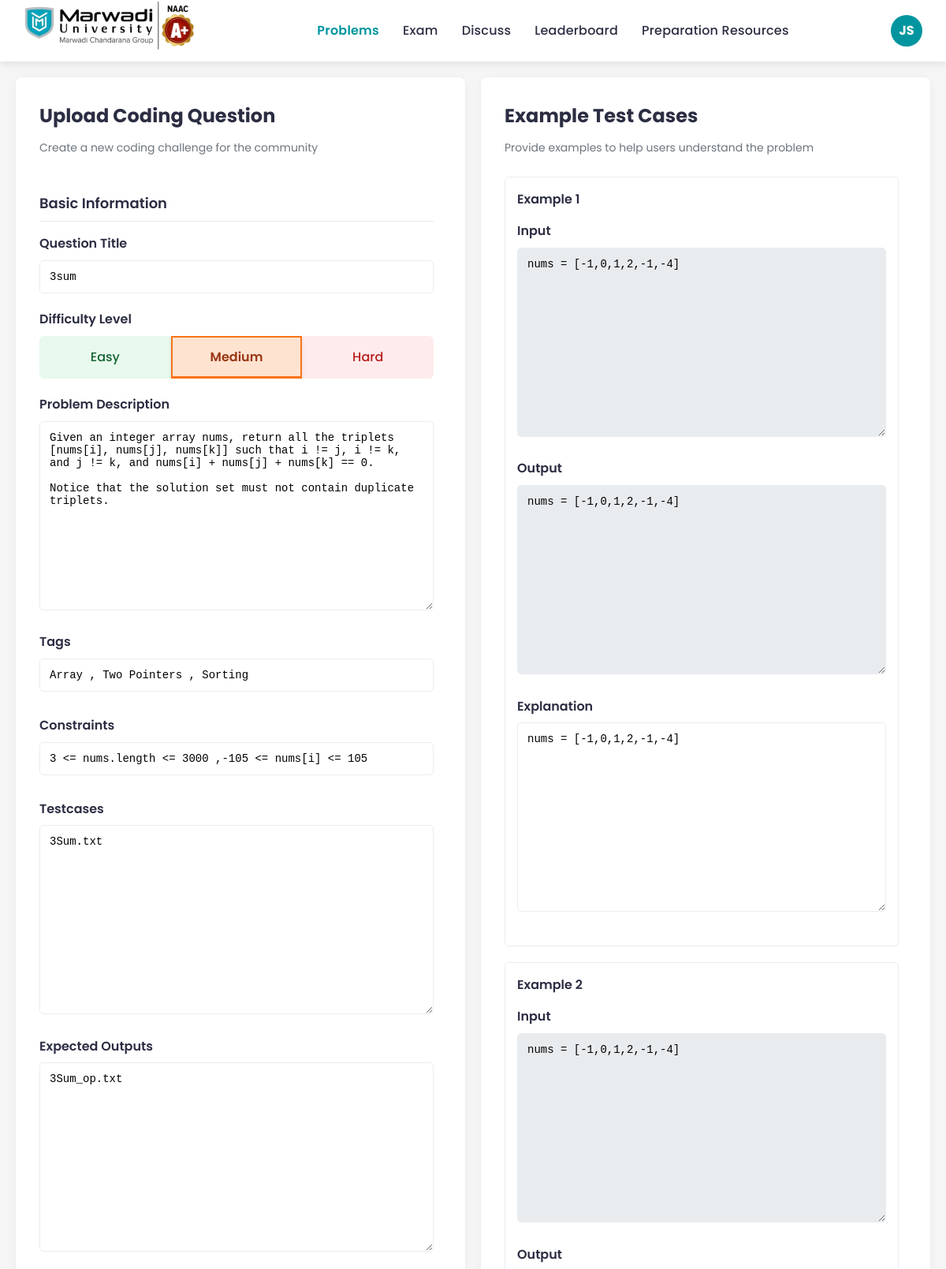
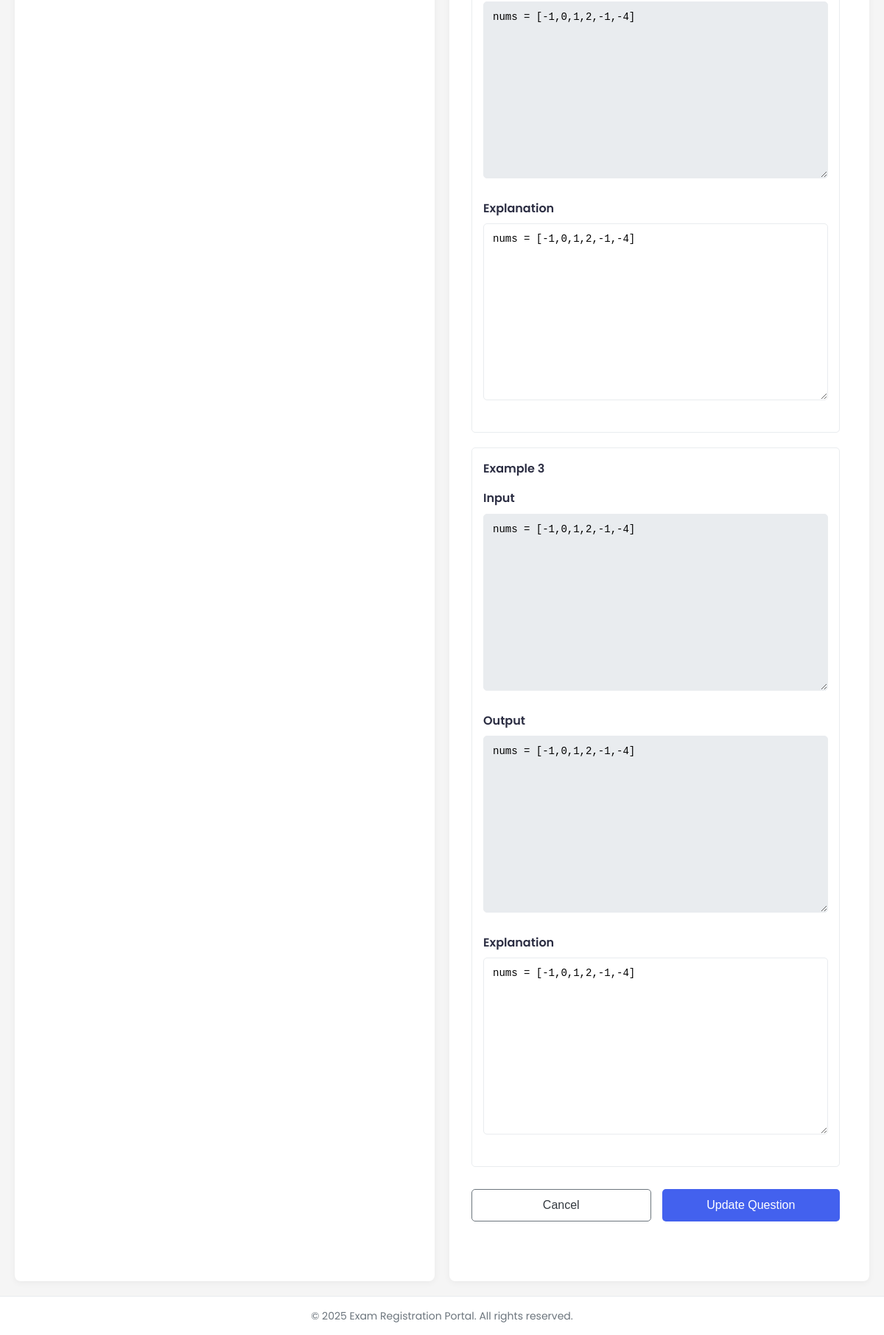
Screenshot of /view/php/question_upload.php?question_id=1 (signed in) with the database file from the repository (2 pictures, top to bottom).
### tables this page shows
CREATE TABLE `questions` (
  `question_id` int(11) NOT NULL,
  `question_title` varchar(255) NOT NULL,
  `description` text NOT NULL,
  `testcase` text NOT NULL,
  `expected_output` text NOT NULL,
  `example_testcase_1` text NOT NULL,
  `example_outcome_1` text NOT NULL,
  `explanation_1` text NOT NULL,
  `example_testcase_2` text NOT NULL,
  `example_outcome_2` text NOT NULL,
  `explanation_2` text NOT NULL,
  `example_testcase_3` text NOT NULL,
  `example_outcome_3` text NOT NULL,
  `explanation_3` text NOT NULL,
  `tags` text NOT NULL,
  `difficulty` text NOT NULL,
  `constraints` text NOT NULL
);

### view/php/question_upload.php (the view, shortened to what this page needs)
<?php
require_once '../../config/db.config.php';
$is_update = false;
if (isset($_GET['question_id'])) {
    $question_id = $_GET['question_id'];
    $is_update = true;
    $stmt = $conn->prepare("SELECT * FROM questions WHERE question_id = ?");
    $stmt->execute([$question_id]);
    $questions = $stmt->fetchAll();
    $question = $questions[0];
}
?>
<!DOCTYPE html>
<html lang="en">
<head>
    <link rel="stylesheet" href="../css/question_upload.css">
</head>
<body>
    <?php include "../../includes/header.php"?>
    <div class="container">
    <form id="questionForm" action="question_upload.php" method="POST" enctype="multipart/form-data">
            <div class="form-container">
                <div class="form-panel">
                    <div class="form-header">
                        <h1>Upload Coding Question</h1>
                        <p>Create a new coding challenge for the community</p>
                    </div>
                    <div class="scrollable-section">
                        <div class="form-section-title">Basic Information</div>
                        <div class="form-group">
                            <label class="form-label" for="title">Question Title</label>
                            <input type="text" class="form-control" id="title" name="title" placeholder="e.g., Two Sum, Palindrome Check" value="<?php echo $is_update ? htmlspecialchars($question['question_title']) : ''; ?>" required>
                        </div>
                        <div class="form-group">
                            <label class="form-label">Difficulty Level</label>
                            <div class="custom-difficulty-select">
                                <div class="custom-difficulty-option easy" data-value="Easy">Easy</div>
                                <div class="custom-difficulty-option medium selected" data-value="Medium">Medium</div>
                                <div class="custom-difficulty-option hard" data-value="Hard">Hard</div>
                            </div>
                        </div>
                        <div class="form-group">
                            <label class="form-label" for="description">Problem Description</label>
                            <textarea class="form-control" id="description" name="description" placeholder="Provide a clear description of the problem..." required><?php echo $is_update ? htmlspecialchars($question['description']) : ''; ?></textarea>
                        </div>
                        <div class="form-group tags-input">
                            <label class="form-label" for="tags">Tags</label>
                            <input type="text" class="form-control" id="tagInput"  name="tags"  placeholder="Type tag and press Enter (e.g., Arrays, Dynamic Programming)" value="<?php echo $is_update ? htmlspecialchars($question['tags']) : ''; ?>">
                        </div>
                        <div class="form-group tags-input">
                            <label class="form-label" for="tags">Constraints</label>
                            <input type="text" class="form-control" id="constraintInput"  name="constraints"  placeholder="Add Constraints Here" value="<?php echo $is_update ? htmlspecialchars($question['constraints']) : ''; ?>">
                        </div>
                        <div class="form-group">
                            <label class="form-label" for="testcases">Testcases</label>
                            <textarea class="form-control" id="testcases" name="testcases" placeholder="Enter A Testcases Here" required><?php echo $is_update ? htmlspecialchars($question['testcase']) : ''; ?></textarea>
                        </div>
                        <div class="form-group">
                            <label class="form-label" for="expected_outcome">Expected Outputs</label>
                            <textarea class="form-control" id="expected_outcome" name="expected_outcome" placeholder="Enter A Outcome Here"><?php echo $is_update ? htmlspecialchars($question['expected_output']) : ''; ?></textarea>
                        </div>
                    </div>
                </div>
                <div class="form-panel">
                    <div class="form-header">
                        <h1>Example Test Cases</h1>
                        <p>Provide examples to help users understand the problem</p>
                    </div>
                    <div class="scrollable-section">
                        <div id="examplesContainer">
                            <div class="example-container">
                                <div class="example-header">
                                    <span class="example-title">Example 1</span>
                                </div>
                                <div class="form-group">
                                    <label class="form-label" for="example1Input">Input</label>
                                    <textarea class="form-control code-textarea" id="example1Input"  name="example1Input" placeholder="Input for example 1" required><?php echo $is_update ? htmlspecialchars($question['example_testcase_1']) : ''; ?></textarea>
                                </div>
                                <div class="form-group">
                                    <label class="form-label" for="example1Output">Output</label>
                                    <textarea class="form-control code-textarea" id="example1Output" name="example1Output"  placeholder="Expected output for example 1" required><?php echo $is_update ? htmlspecialchars($question['example_testcase_1']) : ''; ?></textarea>
                                </div>
                                <div class="form-group">
                                    <label class="form-label" for="example1Explanation">Explanation</label>
                                    <textarea class="form-control" id="example1Explanation" name="example1Explanation" placeholder="Explain how the output is derived from the input..."><?php echo $is_update ? htmlspecialchars($question['example_testcase_1']) : ''; ?></textarea>
                                </div>
                            </div>
                        </div>
                        <div id="examplesContainer">
                            <div class="example-container">
                                <div class="example-header">
                                    <span class="example-title">Example 2</span>
                                </div>
                                <div class="form-group">
                                    <label class="form-label" for="example1Input">Input</label>
                                    <textarea class="form-control code-textarea" id="example1Input" name="example2Input" placeholder="Input for example 2" required><?php echo $is_update ? htmlspecialchars($question['example_testcase_1']) : ''; ?></textarea>
                                </div>
                                <div class="form-group">
                                    <label class="form-label" for="example1Output">Output</label>
                                    <textarea class="form-control code-textarea" id="example1Output" name="example2Output" placeholder="Expected output for example 2" required><?php echo $is_update ? htmlspecialchars($question['example_testcase_1']) : ''; ?></textarea>
                                </div>
                                <div class="form-group">
                                    <label class="form-label" for="example1Explanation">Explanation</label>
                                    <textarea class="form-control" id="example1Explanation" name="example2Explanation"  placeholder="Explain how the output is derived from the input..."><?php echo $is_update ? htmlspecialchars($question['example_testcase_1']) : ''; ?></textarea>
                                </div>
                            </div>
                        </div>
                        <div id="examplesContainer">
                            <div class="example-container">
                                <div class="example-header">
                                    <span class="example-title">Example 3</span>
                                </div>
                                <div class="form-group">
                                    <label class="form-label" for="example1Input">Input</label>
                                    <textarea class="form-control code-textarea" id="example1Input" name="example3Input" placeholder="Input for example 3" required><?php echo $is_update ? htmlspecialchars($question['example_testcase_1']) : ''; ?></textarea>
                                </div>
                                <div class="form-group">
                                    <label class="form-label" for="example1Output">Output</label>
                                    <textarea class="form-control code-textarea" id="example1Output" name="example3Output" placeholder="Expected output for example 3" required><?php echo $is_update ? htmlspecialchars($question['example_testcase_1']) : ''; ?></textarea>
                                </div>
                                <div class="form-group">
                                    <label class="form-label" for="example1Explanation">Explanation</label>
                                    <textarea class="form-control" id="example1Explanation" name="example3Explanation" placeholder="Explain how the output is derived from the input..."><?php echo $is_update ? htmlspecialchars($question['example_testcase_1']) : ''; ?></textarea>
                                </div>
                            </div>
                        </div>
                        <div class="form-actions">
                            <button type="button" class="btn btn-outline" id="cancelBtn">Cancel</button>
                            <button type="submit" class="btn btn-primary" id="submitBtn"><?php echo $is_update ? "Update Question" : "Create Question"; ?></button>
                        </div>
                    </div>
                </div>
            </div>
    </form>
    </div>
    <?php include "../../includes/footer.php"?>
</body>
</html>

### view/css/question_upload.css (style rules this page uses)
:root { --primary: #4361ee; --secondary: #3f37c9; --success: #4cc9f0; --danger: #f72585; --warning: #f8961e; --info: #56cfe1; --dark: #2b2d42; --light: #f8f9fa; --gray: #6c757d; --gray-dark: #343a40; --gray-light: #e9ecef; --code-font: 'Consolas', 'Monaco', 'Courier New', monospace; --ui-font: 'Poppins', 'Segoe UI', Tahoma, Geneva, Verdana, sans-serif; }
* { margin: 0; padding: 0; box-sizing: border-box; }
body { background-color: #f5f5f5; color: var(--dark); line-height: 1.6; font-weight: 400; font-family: var(--ui-font); }
.container { max-width: 100%; margin: 20px auto; padding: 0 20px; }
.form-container { display: flex; gap: 20px; min-height: calc(100vh - 120px); }
.form-panel { background-color: white; border-radius: 8px; box-shadow: 0 2px 10px rgba(0, 0, 0, 0.05); padding: 30px; flex: 1; }
.form-header { margin-bottom: 25px; }
.form-header h1 { font-size: 24px; color: var(--dark); margin-bottom: 10px; }
.form-header p { color: var(--gray); font-size: 14px; }
.form-section-title { font-size: 18px; font-weight: 600; color: var(--dark); margin: 20px 0 15px 0; padding-bottom: 8px; border-bottom: 1px solid var(--gray-light); }
.form-group { margin-bottom: 20px; }
.form-group textarea { min-height: 200px; resize: vertical; width: 100%; }
.form-label { display: block; margin-bottom: 8px; font-weight: 600; color: var(--dark); }
.form-control { width: 100%; padding: 12px; border: 1px solid var(--gray-light); border-radius: 5px; font-family: inherit; font-size: 14px; transition: border-color 0.3s; font-family: var(--code-font); }
textarea.form-control { min-height: 240px; resize: vertical; }
.code-textarea { font-family: var(--code-font); background-color: var(--gray-light); padding: 12px; }
.custom-difficulty-select { display: flex; width: 100%; border-radius: 6px; overflow: hidden; margin-bottom: 15px; }
.custom-difficulty-option { flex: 1; text-align: center; padding: 12px 0; cursor: pointer; font-weight: 500; transition: all 0.2s ease; border: 2px solid transparent; }
.custom-difficulty-option.easy { background-color: rgba(34, 197, 94, 0.1); color: #166534; }
.custom-difficulty-option.medium { background-color: rgba(249, 115, 22, 0.1); color: #9a3412; }
.custom-difficulty-option.hard { background-color: rgba(239, 68, 68, 0.1); color: #b91c1c; }
.custom-difficulty-option.selected { border-bottom: 3px solid currentColor; font-weight: 600; box-shadow: 0 2px 5px rgba(0, 0, 0, 0.1); }
.custom-difficulty-option.medium.selected { background-color: rgba(249, 115, 22, 0.2); border-color: #f97316; }
.btn { display: inline-block; font-weight: 500; text-align: center; padding: 12px 20px; font-size: 16px; border-radius: 5px; cursor: pointer; transition: all 0.3s; border: none; }
.btn-primary { background-color: var(--primary); color: white; }
.btn-outline { background-color: transparent; border: 1px solid var(--gray); color: var(--gray-dark); }
.form-actions { display: flex; justify-content: space-between; gap: 15px; margin-top: 30px; }
.form-actions .btn { flex: 1; }
.example-container { border: 1px solid var(--gray-light); border-radius: 5px; padding: 15px; margin-bottom: 20px; }
.example-header { display: flex; justify-content: space-between; align-items: center; margin-bottom: 15px; }
.example-title { font-weight: 600; color: var(--dark); }
.tags-input { margin-bottom: 20px; }
.scrollable-section { max-height: calc(100vh - 220px); overflow-y: auto; padding-right: 10px; }

### rows the page displays
questions: title "3sum", description "Given an integer array nums, return all the triplets [nums[i], nums[j], nums[k]] such that i != j, i != k, and j != k, and nums[i] + nums[j] + nums[k] == 0. Notice that the solution set must not contain duplicate triplets.", tags "Array , Two Pointers , Sorting", constraints "3 <= nums.length <= 3000 ,-105 <= nums[i] <= 105", testcases "3Sum.txt", expected_outcome "3Sum_op.txt", example1Input "nums = [-1,0,1,2,-1,-4]", example1Output "nums = [-1,0,1,2,-1,-4]", example1Explanation "nums = [-1,0,1,2,-1,-4]", example2Input "nums = [-1,0,1,2,-1,-4]", example2Output "nums = [-1,0,1,2,-1,-4]", example2Explanation "nums = [-1,0,1,2,-1,-4]", example3Input "nums = [-1,0,1,2,-1,-4]", example3Output "nums = [-1,0,1,2,-1,-4]", example3Explanation "nums = [-1,0,1,2,-1,-4]"
